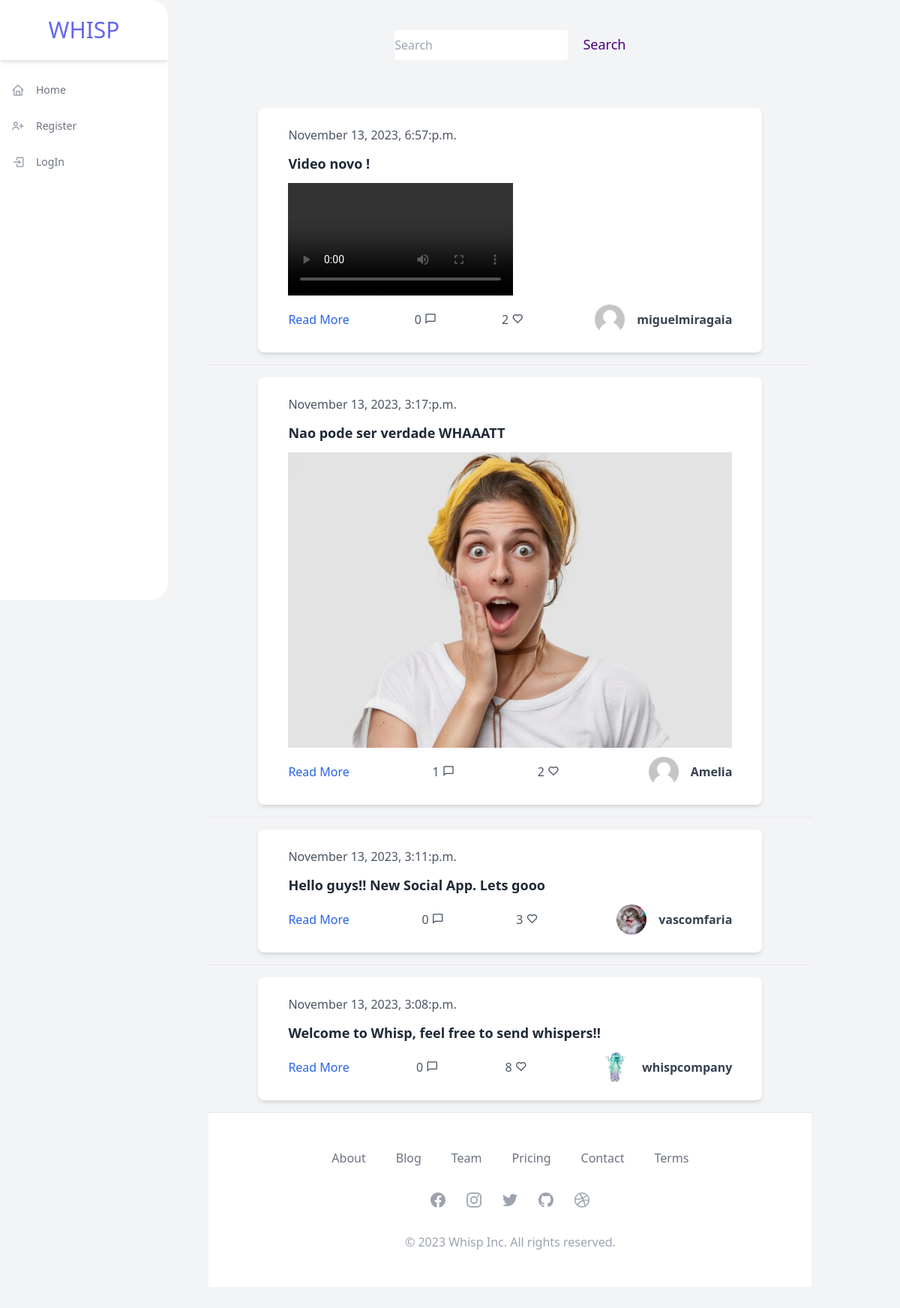
The page / on the database its author committed.
### feed/models.py (models this page shows, shortened)
class Post(models.Model):
    text = models.CharField(max_length=240)
    date = models.DateTimeField(auto_now=True)
    image = ImageField(upload_to='post_images/', blank=True, null=True)
    video = models.FileField(upload_to='post_videos/', blank=True, null=True)
    likes = models.ManyToManyField(User, related_name='liked',default=None, blank=True)
    author = models.ForeignKey(
        User,
        on_delete=models.CASCADE,
    )

### feed/views.py (the view, shortened to what this page needs)
# urls.py: path('', views.HomePage.as_view(), name='homepage'),
class HomePage(TemplateView):
    template_name = "feed/homepage.html"
    def get_context_data(self, *args, **kwargs):
        context = super().get_context_data(*args, **kwargs)
        search_query = self.request.GET.get('search', '')
        search_form = SearchForm(initial={'search': search_query})
        if search_query:
            posts = Post.objects.filter(Q(text__icontains=search_query)).order_by('-id')[:60]
        else:
            posts = Post.objects.all().order_by('-id')[:60]
        context['posts'] = posts
        context['form'] = PostForm()
        context['search_form'] = search_form
        return context

### feed/forms.py
class PostForm(forms.Form):
    text = forms.CharField(
        widget=forms.Textarea(attrs={
            'rows': 1,
            'placeholder': '    What are you thinking?',
            'style': 'border: 1px solid #000; border-radius: 5px;margin-top: 1rem;'
        })
    )
    image = forms.ImageField(required=False)
    video = forms.FileField(required=False)

class SearchForm(forms.Form):
    search = forms.CharField(max_length=255, required=False)

### feed/templates/feed/homepage.html (shortened to what this page needs)
{% extends "base.html" %}
{% block body %}
<form id="search-form" method="get" action="" style="text-align: center; margin-bottom: 3rem;">
    <input type="text" name="search" value="{{ search_query }}" placeholder="Search" style="height: 40px;">
    <button type="submit" style="color: indigo; font-size: 18px;margin-left:1rem;">Search</button>
</form>
    <div id="posts-container">
        {% for post in posts %}
            {% include "includes/post.html" with post=post  show_detail_link=True %}
            <hr/>
        {% endfor %}
    </div>
    <section class="bg-white">
        <div class="max-w-screen-xl px-4 py-12 mx-auto space-y-8 overflow-hidden sm:px-6 lg:px-8">
            <nav class="flex flex-wrap justify-center -mx-5 -my-2">
                <div class="px-5 py-2">
                    <a href="#" class="text-base leading-6 text-gray-500 hover:text-gray-900">
                        About
                    </a>
                </div>
                <div class="px-5 py-2">
                    <a href="#" class="text-base leading-6 text-gray-500 hover:text-gray-900">
                        Blog
                    </a>
                </div>
                <div class="px-5 py-2">
                    <a href="#" class="text-base leading-6 text-gray-500 hover:text-gray-900">
                        Team
                    </a>
                </div>
                <div class="px-5 py-2">
                    <a href="#" class="text-base leading-6 text-gray-500 hover:text-gray-900">
                        Pricing
                    </a>
                </div>
                <div class="px-5 py-2">
                    <a href="#" class="text-base leading-6 text-gray-500 hover:text-gray-900">
                        Contact
                    </a>
                </div>
                <div class="px-5 py-2">
                    <a href="#" class="text-base leading-6 text-gray-500 hover:text-gray-900">
                        Terms
                    </a>
                </div>
            </nav>
            <div class="flex justify-center mt-8 space-x-6">
                <a href="#" class="text-gray-400 hover:text-gray-500">
                </a>
                <a href="#" class="text-gray-400 hover:text-gray-500">
                </a>
                <a href="#" class="text-gray-400 hover:text-gray-500">
                </a>
                <a href="#" class="text-gray-400 hover:text-gray-500">
                </a>
                <a href="#" class="text-gray-400 hover:text-gray-500">
                </a>
            </div>
            <p class="mt-8 text-base leading-6 text-center text-gray-400">
                © 2023 Whisp Inc. All rights reserved.
            </p>
        </div>
    </section>
{% endblock  %}

### Whisp/templates/base.html (shortened to what this page needs)
{% load static %}
<!DOCTYPE html>
<html lang="en">
<head>
    <link href="https://unpkg.com/tailwindcss@^2/dist/tailwind.min.css" rel="stylesheet">
    <link rel="stylesheet" href="https://unpkg.com/boxicons@2.1.4/css/boxicons.min.css" />
    <link rel="stylesheet" href="{% static 'css/style.css' %}">
</head>
<body>
    <div class="min-h-screen flex flex-row bg-gray-100">
        {% include "includes/navbar.html" %}
        <div class='p-16 pt-10 flex-grow'>
        <div class="custom-body">
            {% block body %}{% endblock %}
        </div>
</body>
</html>

### Whisp/templates/includes/navbar.html
<div class="fixed h-screen flex-col w-56 bg-white rounded-r-3xl overflow-hidden">
    <div class="flex items-center justify-center h-20 shadow-md">
        <a href='/'>
            <h1 class="text-3xl uppercase  text-indigo-500">Whisp</h1>
        </a>
    </div>
    <ul class="flex flex-col py-4">
        <li>
        <a href="/" class="flex flex-row items-center h-12 transform hover:translate-x-2 transition-transform ease-in duration-200 text-gray-500 hover:text-gray-800">
            <span class="inline-flex items-center justify-center h-12 w-12 text-lg text-gray-400"><i class="bx bx-home"></i></span>
            <span class="text-sm font-medium">Home</span>
        </a>
        </li>
        {% if request.user.is_authenticated %}
        <li>
            <a href="{% url 'feed:follow_post' %}" class="flex flex-row items-center h-12 transform hover:translate-x-2 transition-transform ease-in duration-200 text-gray-500 hover:text-gray-800">
                <span class="inline-flex items-center justify-center h-12 w-12 text-lg text-gray-400"><i class="bx bx-user-check"></i></span>
                <span class="text-sm font-medium">Following</span>
            </a>
        </li>
        <li>
            <a href="{% url 'profiles:detail' user.username %}" class="flex flex-row items-center h-12 transform hover:translate-x-2 transition-transform ease-in duration-200 text-gray-500 hover:text-gray-800">
                <span class="inline-flex items-center justify-center h-12 w-12 text-lg text-gray-400"><i class="bx bxs-user bx-tada-hover"></i></span>
                <span class="text-sm font-medium">My Profile</span>
            </a>
        </li>
        <li>
            <a href="{% url 'notify:listar_notificacoes'%}" class="flex flex-row items-center h-12 transform hover:translate-x-2 transition-transform ease-in duration-200 text-gray-500 hover:text-gray-800">
                <span class="inline-flex items-center justify-center h-12 w-12 text-lg text-gray-400"><i class='bx bxs-bell bx-tada-hover'></i></span>
                <span class="text-sm font-medium">Notifications</span>
            </a>
        </li>
        <li>
            <a href="{% url 'profile' %}" class="flex flex-row items-center h-12 transform hover:translate-x-2 transition-transform ease-in duration-200 text-gray-500 hover:text-gray-800">
                <span class="inline-flex items-center justify-center h-12 w-12 text-lg text-gray-400"><i class="bx bx-edit"></i></span>
                <span class="text-sm font-medium">Edit Profile</span>
            </a>
        </li>
        <li class="mt-full">
            <a href="{% url 'account_logout' %}" class="flex flex-row items-center h-12 transform hover:translate-x-2 transition-transform ease-in duration-200 text-gray-500 hover:text-gray-800">
                <span class="inline-flex items-center justify-center h-12 w-12 text-lg text-gray-400"><i class="bx bx-log-out"></i></span>
                <span class="text-sm font-medium">Logout</span>
            </a>
        </li>
        {% else %}
            <li>
                <a href="{% url 'account_signup' %}" class="flex flex-row items-center h-12 transform hover:translate-x-2 transition-transform ease-in duration-200 text-gray-500 hover:text-gray-800">
                <span class="inline-flex items-center justify-center h-12 w-12 text-lg text-gray-400"><i class="bx bx-user-plus"></i></span>
                <span class="text-sm font-medium">Register</span>
                </a>
            </li>
            <li>
                <a href="{% url 'account_login' %}" class="flex flex-row items-center h-12 transform hover:translate-x-2 transition-transform ease-in duration-200 text-gray-500 hover:text-gray-800">
                <span class="inline-flex items-center justify-center h-12 w-12 text-lg text-gray-400"><i class="bx bx-log-in"></i></span>
                <span class="text-sm font-medium">LogIn</span>
                </a>
            </li>
        {% endif %}
    </ul>
</div>

### Whisp/templates/includes/post.html (shortened to what this page needs)
{% load static %}
{% load thumbnail %}
<head>
    <link href="https://unpkg.com/tailwindcss@^2/dist/tailwind.min.css" rel="stylesheet">
    <link rel="stylesheet" href="https://unpkg.com/boxicons@2.0.7/css/boxicons.min.css" />
</head>
<body>
    <div class="flex justify-center">
    <div class="max-w-2xl max-h-xl px-10 my-4 py-6 bg-white rounded-lg shadow-md" style='width:50rem;'>
        <div class="flex justify-between items-center w-full">
            <span class="font-light text-gray-600">{{ post.date|date:"F j, Y, g:i:a" }}</span>
        </div>
        <div class="mt-2">
            <p class="mt-3 text-gray-800 font-semibold text-lg">{{ post.text }}</p>
            {% if post.image %}
                {% thumbnail post.image "300x300" crop="center" as im %}
                    <img src="{{ im.url }}" alt="Post Image" class="mt-3 max-w-full">
                {% endthumbnail %}
            {% endif %}
            {% if post.video %}
                <video controls class="mt-3 max-w-full auto-play-video">
                    <source src="{{ post.video.url }}" type="video/mp4">
                </video>
            {% endif %}
        </div>
        <div class="flex justify-between items-center mt-3">
            {% if show_detail_link %}
                <a class="text-blue-600 hover:underline" href="{% url 'feed:detail' post.id %}">Read More</a>
                <a href="{% url 'feed:detail' post.id %}">
                    <span class="text-gray-600 ml-2">{{ post.comments.count }} <i class='bx bx-comment' ></i></span>
                </a>
                {% if request.user.is_authenticated %}
                <form action="{% url 'feed:likepost' %}" method="POST" class="ui form" data-post-id="{{ post.id }}" onclick="likePost(this)">
                    {% csrf_token %}
                    <input type="hidden" name="post_id" value="{{post.id}}">
                    {%if user not in post.likes.all %}
                        <button class="ui button positive" type="submit"><strong>{{post.likes.all.count}} <i class='bx bx-heart' ></i></strong></button>
                    {%else%}
                        <button class="text-red-500" type="submit"><strong>{{post.likes.all.count}}<i class='bx bxs-heart'></i></strong></button>
                    {% endif %}
                </form>
                {%else%}
                    <span class="text-gray-600 ml-2">{{ post.likes.all.count }} <i class='bx bx-heart' ></i></span>
                {% endif %}
            {% endif %}
            <div>
                <a class="flex items-center" href="{% url 'profiles:detail' post.author.username %}">
                    {% thumbnail post.author.profile.image "373x373" crop="center" as im %}
                        <img src="{{ im.url }}" class='mx-4 w-10 h-10 object-cover rounded-full hidden sm:block' alt='avatar'>
                    {% endthumbnail %}
                    <h1 class="text-gray-700 font-bold">{{post.author.username}}</h1>
                </a>
            </div>
        </div>
    </div>
    </div>
</body>

### frontend/css/style.css (style rules this page uses)
input { padding: 5px; font-size: 15px; margin: 10px 1px; border-radius: 4px; }

### Whisp/templates/base.html (style rules this page uses)
.custom-body { width: 75%; margin-left: 20%; }

### rows shown on the page
Post: date "November 13, 2023, 6:57:p.m.", text "Video novo !", comments.count "0", likes.all.count "2", author.username "miguelmiragaia"
Post: date "November 13, 2023, 3:17:p.m.", text "Nao pode ser verdade WHAAATT", comments.count "1", likes.all.count "2", author.username "Amelia"
Post: date "November 13, 2023, 3:11:p.m.", text "Hello guys!! New Social App. Lets gooo", comments.count "0", likes.all.count "3", shows a picture, author.username "vascomfaria"
Post: date "November 13, 2023, 3:08:p.m.", text "Welcome to Whisp, feel free to send whispers!!", comments.count "0", likes.all.count "8", shows a picture, author.username "whispcompany"
